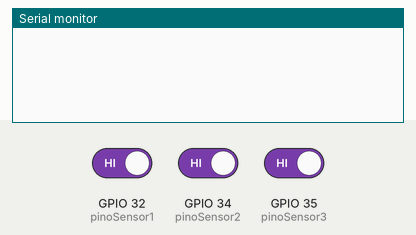
Recording of a sketch running on a simulated ESP32. Shown: the last lines printed to the serial monitor. The test bench sets the inputs (shaded band); at power-on: GPIO 32 (pinoSensor1) HIGH, GPIO 34 (pinoSensor2) HIGH, GPIO 35 (pinoSensor3) HIGH.

Above: at 1.2 s.
1.3 s: GPIO 32 (pinoSensor1) driven LOW
At 2.2 s:
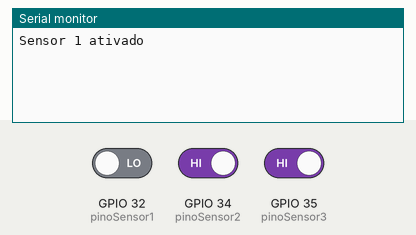
2.8 s: GPIO 32 (pinoSensor1) driven HIGH
At 3.3 s:
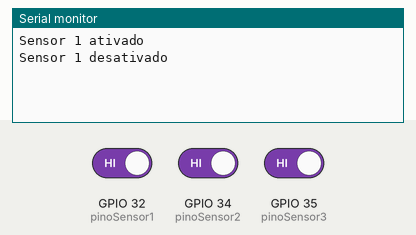
4.3 s: GPIO 34 (pinoSensor2) driven LOW
At 5.5 s:
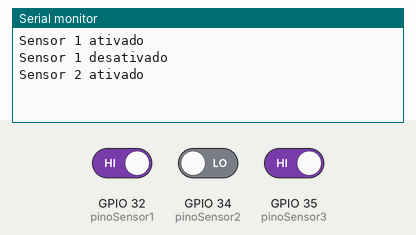
5.8 s: GPIO 35 (pinoSensor3) driven LOW
At 6.8 s:
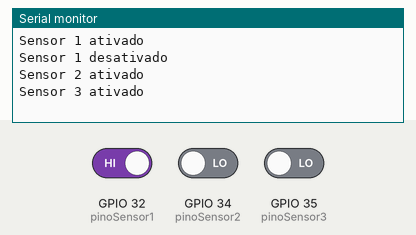
7.3 s: GPIO 34 (pinoSensor2) driven HIGH
At 7.9 s:
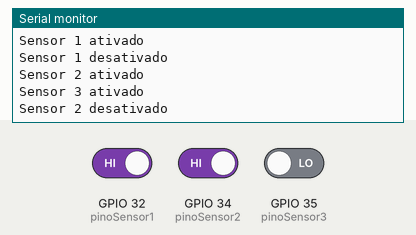
8.8 s: GPIO 35 (pinoSensor3) driven HIGH
At 10.3 s:
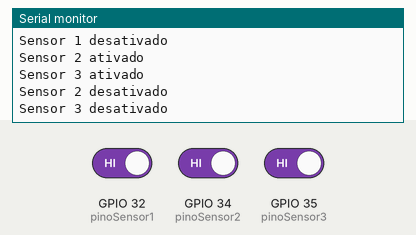

Measured:
- after the input at 1.3 s, the serial monitor: prints a new line after 0.05 s (image 1)
- after the input at 2.8 s, the serial monitor: prints a new line after 0.05 s (image 2)
- after the input at 4.3 s, the serial monitor: prints a new line after 0.05 s (image 3)
- after the input at 5.8 s, the serial monitor: prints a new line after 0.05 s (image 4)
- after the input at 7.3 s, the serial monitor: prints a new line after 0.05 s (image 5)
- after the input at 8.8 s, the serial monitor: prints a new line after 0.05 s (image 6)

The sketch:

Teste_sensor_infravermelho.ino
```cpp
#define pinoSensor1 32
#define pinoSensor2 34
#define pinoSensor3 35

bool estadoAnteriorSensor1 = HIGH;
bool estadoAnteriorSensor2 = HIGH;
bool estadoAnteriorSensor3 = HIGH;

unsigned long debouceDelay = 50;

void setup() {
  pinMode(pinoSensor1, INPUT);
  pinMode(pinoSensor2, INPUT);
  pinMode(pinoSensor3, INPUT);
  Serial.begin(9600);
}

void loop() {
  bool estadoAtualSensor1 = digitalRead(pinoSensor1);
  bool estadoAtualSensor2 = digitalRead(pinoSensor2);
  bool estadoAtualSensor3 = digitalRead(pinoSensor3);

  if(estadoAtualSensor1 != estadoAnteriorSensor1){

    delay(debouceDelay);

    if(estadoAtualSensor1 == LOW){
      Serial.println("Sensor 1 ativado");
    }
    else {
      Serial.println("Sensor 1 desativado");
    }

    estadoAnteriorSensor1 = estadoAtualSensor1;
  }


  if(estadoAtualSensor2 != estadoAnteriorSensor2){

    delay(debouceDelay);

    if(estadoAtualSensor2 == LOW){
      Serial.println("Sensor 2 ativado");
    }
    else {
      Serial.println("Sensor 2 desativado");
    }

    estadoAnteriorSensor2 = estadoAtualSensor2;
  }

  if(estadoAtualSensor3 != estadoAnteriorSensor3){

    delay(debouceDelay);

    if(estadoAtualSensor3 == LOW){
      Serial.println("Sensor 3 ativado");
    }
    else {
      Serial.println("Sensor 3 desativado");
    }

    estadoAnteriorSensor3 = estadoAtualSensor3;
  }
}
```
